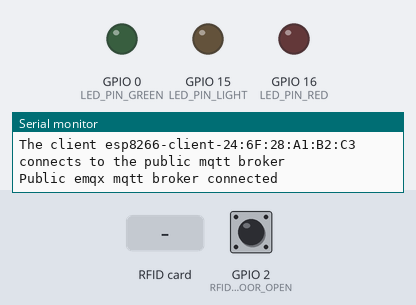
Bench run of a sketch on a simulated ESP8266 (NodeMCU). On the bench: output pins drawn as LEDs (lit = HIGH), the last lines printed to the serial monitor. The test bench sets the inputs (shaded band); at power-on: GPIO 2 (RFID_BUTTON_DOOR_OPEN) HIGH. WiFi joins after 1.5 s; servers stay silent unless stated; no MQTT or app messages arrive unless stated.

Above: at 2.8 s.
2.9 s: GPIO 2 (RFID_BUTTON_DOOR_OPEN) pulled LOW for 3.2 s
At 3.8 s:
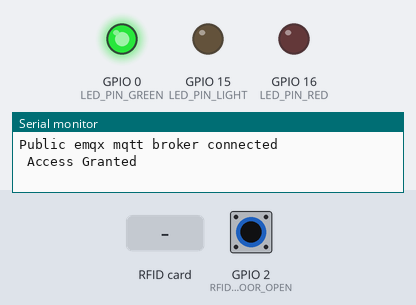
9.1 s: RFID card 5E 7A 19 C4 held to the reader
At 10.2 s:
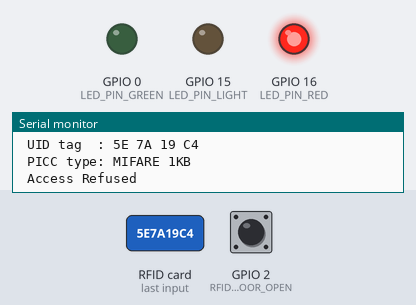
12.1 s: RFID card D9 B6 F0 94 held to the reader
At 12.6 s:
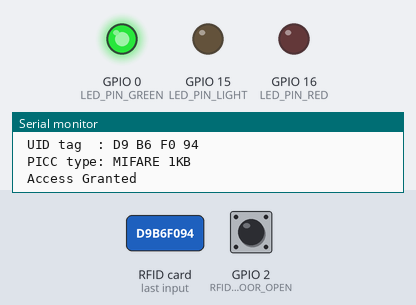
13.6 s: RFID card 5E 7A 19 C4 held to the reader
At 16.3 s:
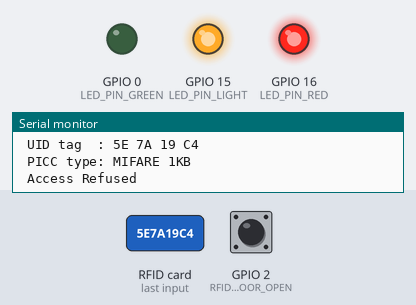
Timing chart, 0 to 19.6 s (numbered marks = the images above; inputs shaded):
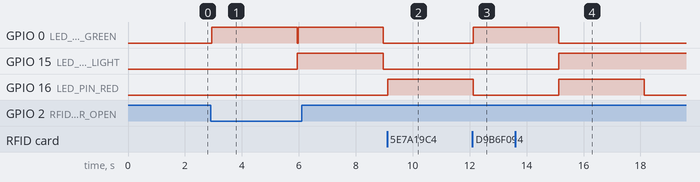

Measured:
- after the input at 2.9 s, GPIO 0 (LED_PIN_GREEN): alternates HIGH for 3.0 s and LOW for 0.03 s, starting after 0.05 s; GPIO 15 (LED_PIN_LIGHT): LOW → HIGH after 3.0 s, → LOW 3.0 s later
- after the input at 9.1 s, GPIO 16 (LED_PIN_RED): LOW → HIGH at once
- after the input at 12.1 s, GPIO 0 (LED_PIN_GREEN): LOW → HIGH at once
- after the input at 13.6 s, GPIO 16 (LED_PIN_RED): LOW → HIGH after 1.5 s, → LOW 3.0 s later

The sketch:

RFID_MQTT.ino
```cpp
//MQTT
#include <ESP8266WiFi.h>
#include <PubSubClient.h>

//RFID
#include <SPI.h>
#include <MFRC522.h>

#define RST_PIN        5
#define SS_PIN         4

//RFID LEDs
#define LED_PIN_RED    16
#define LED_PIN_GREEN  0
#define RFID_BUTTON_DOOR_OPEN 2
#define LED_PIN_LIGHT 15

// MQTT Broker
const char *mqtt_broker = "192.168.0.1";
const char *topic = "MQTT/Test";
const char *topic_rfid = "Serverraum/RFID";
const int mqtt_port = 1883;
MFRC522 mfrc522(SS_PIN, RST_PIN);

WiFiClient espClient;
PubSubClient client(espClient);

void setup() {
  // Set software serial baud to 115200;
  Serial.begin(115200);

  SPI.begin();
  mfrc522.PCD_Init();
  // connecting to a WiFi network
  WiFi.begin("NicoMurat", "NicoMurat");
  while (WiFi.status() != WL_CONNECTED) {
      delay(500);
      Serial.println("Connecting to WiFi..");
  }
  Serial.println("Connected to the WiFi network");
  //connecting to a mqtt broker
  client.setServer(mqtt_broker, mqtt_port);
  while (!client.connected()) {
      String client_id = "esp8266-client-";
      client_id += String(WiFi.macAddress());
      Serial.printf("The client %s connects to the public mqtt broker\n", client_id.c_str());
      if (client.connect("pudding",NULL,NULL,"Ausfall/Bericht",1,true,"ESP 1 Ausgefallen")) {
          Serial.println("Public emqx mqtt broker connected");
      } else {
          Serial.print("failed with state ");
          Serial.print(client.state());
          delay(2000);
      }
  }
  // publish and subscribe
  client.publish(topic, "MQTT for RFID Ready!");


  pinMode(RFID_BUTTON_DOOR_OPEN, INPUT);
  pinMode(LED_PIN_RED, OUTPUT);
  pinMode(LED_PIN_GREEN, OUTPUT);
  pinMode(LED_PIN_LIGHT, OUTPUT);
  digitalWrite(LED_PIN_RED, LOW);
  digitalWrite(LED_PIN_GREEN, LOW);
  digitalWrite(LED_PIN_LIGHT, LOW);
}

void LIGHTON()
{
  digitalWrite(LED_PIN_LIGHT, HIGH);
}

void LIGHTOFF()
{
  digitalWrite(LED_PIN_LIGHT, LOW);
}

void TOGGLE_LED()
{
  if (digitalRead(LED_PIN_LIGHT)== HIGH)
  {
    LIGHTOFF();
  }
  else
  {
    LIGHTON();
  }
}

void accessGranted()
{
  Serial.println(" Access Granted ");
  Serial.println();
  digitalWrite(LED_PIN_GREEN, HIGH);
  delay(3000);
  digitalWrite(LED_PIN_GREEN, LOW);
  client.publish(topic_rfid, " Access Granted ");
}

void accessRefused()
{
   Serial.println(" Access Refused ");
   digitalWrite(LED_PIN_RED, HIGH);
   delay(3000);
   digitalWrite(LED_PIN_RED, LOW);
   client.publish(topic_rfid, " Access Refused ");
}


void loop() {
  client.loop();

  int Btn_Door = digitalRead(RFID_BUTTON_DOOR_OPEN);

  if (  mfrc522.PICC_IsNewCardPresent() &&  mfrc522.PICC_ReadCardSerial())
  {
    Serial.println();
    Serial.print(" UID tag  :");
    String content= "";

    for (byte i = 0; i < mfrc522.uid.size; i++)
    {
       Serial.print(mfrc522.uid.uidByte[i] < 0x10 ? " 0" : " ");
       Serial.print(mfrc522.uid.uidByte[i], HEX);
       content.concat(String(mfrc522.uid.uidByte[i] < 0x10 ? " 0" : " "));
       content.concat(String(mfrc522.uid.uidByte[i], HEX));
    }
    content.toUpperCase();
    Serial.println();
    Serial.print(" PICC type: ");
    MFRC522::PICC_Type piccType = mfrc522.PICC_GetType(mfrc522.uid.sak);
    Serial.println(mfrc522.PICC_GetTypeName(piccType));

    if (content.substring(1) == "D9 B6 F0 94" || content.substring(1) == "B2 38 DB 0E")
    {
      accessGranted();
      LIGHTON();
    }

    else
    {
      accessRefused();
    }
  }
  else if(Btn_Door == LOW)
  {
    accessGranted();
    TOGGLE_LED();
  }

}
```
